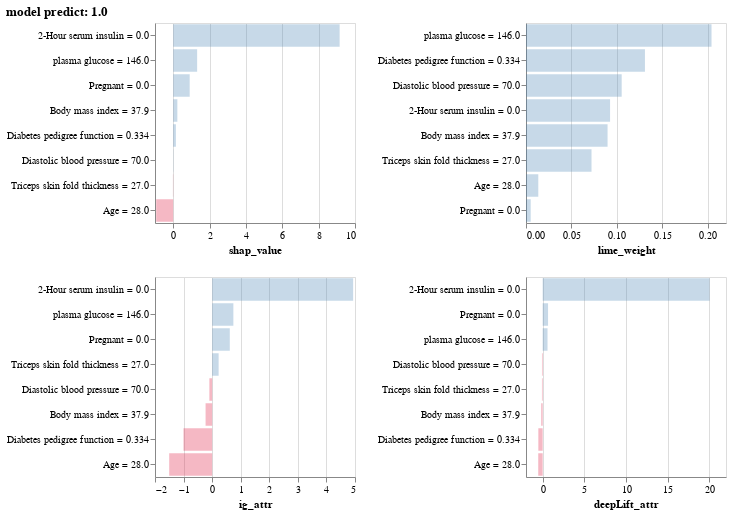

The code cell stored with this chart in its notebook:
### Code cell
# visualize feature attribution for the ith instance
i = 400
Ind_Attr(Attr_ind.loc[i], i)

### Figure 1 — Vega-Lite specification as saved in the notebook (floating-point values rounded to 4 significant figures)
{"config": {"view": {"continuousWidth": 400, "continuousHeight": 300}}, "vconcat": [{"hconcat": [{"mark": "bar", "encoding": {"color": {"field": "shap_is_positive", "legend": null, "scale": {"range": ["crimson", "steelblue"]}, "type": "nominal"}, "opacity": {"condition": {"value": 1.0, "selection": "selector003"}, "value": 0.3}, "x": {"field": "shap_value", "type": "quantitative"}, "y": {"field": "feature_and_value", "sort": "-x", "title": "", "type": "nominal"}}, "height": 200, "selection": {"selector003": {"type": "multi", "on": "mouseover", "toggle": true, "empty": "none"}}, "width": 200}, {"mark": "bar", "encoding": {"color": {"field": "lime_is_positive", "legend": null, "scale": {"range": ["crimson", "steelblue"]}, "type": "nominal"}, "opacity": {"condition": {"value": 1.0, "selection": "selector003"}, "value": 0.3}, "x": {"field": "lime_weight", "type": "quantitative"}, "y": {"field": "feature_and_value", "sort": "-x", "title": "", "type": "nominal"}}, "height": 200, "selection": {"selector003": {"type": "multi", "on": "mouseover", "toggle": true, "empty": "none"}}, "width": 200}]}, {"hconcat": [{"mark": "bar", "encoding": {"color": {"field": "ig_is_positive", "legend": null, "scale": {"range": ["crimson", "steelblue"]}, "type": "nominal"}, "opacity": {"condition": {"value": 1.0, "selection": "selector003"}, "value": 0.3}, "x": {"field": "ig_attr", "type": "quantitative"}, "y": {"field": "feature_and_value", "sort": "-x", "title": "", "type": "nominal"}}, "height": 200, "selection": {"selector003": {"type": "multi", "on": "mouseover", "toggle": true, "empty": "none"}}, "width": 200}, {"mark": "bar", "encoding": {"color": {"field": "deepLift_is_positive", "legend": null, "scale": {"range": ["crimson", "steelblue"]}, "type": "nominal"}, "opacity": {"condition": {"value": 1.0, "selection": "selector003"}, "value": 0.3}, "x": {"field": "deepLift_attr", "type": "quantitative"}, "y": {"field": "feature_and_value", "sort": "-x", "title": "", "type": "nominal"}}, "height": 200, "selection": {"selector003": {"type": "multi", "on": "mouseover", "toggle": true, "empty": "none"}}, "width": 200}]}], "data": {"name": "data-c01fdc9e1eed25effa014059b7bd98b1"}, "title": "model predict: 1.0", "$schema": "https://vega.github.io/schema/vega-lite/v4.17.0.json", "datasets": {"data-c01fdc9e1eed25effa014059b7bd98b1": [{"feature_name": "Pregnant", "feature_value": 0.0, "feature_and_value": "Pregnant = 0.0", "shap_value": 0.9073, "lime_weight": 0.005165, "ig_attr": 0.6177, "deepLift_attr": 0.6473, "lime_is_positive": true, "shap_is_positive": true, "ig_is_positive": true, "deepLift_is_positive": true}, {"feature_name": "plasma glucose", "feature_value": 146.0, "feature_and_value": "plasma glucose = 146.0", "shap_value": 1.318, "lime_weight": 0.2041, "ig_attr": 0.7432, "deepLift_attr": 0.5808, "lime_is_positive": true, "shap_is_positive": true, "ig_is_positive": true, "deepLift_is_positive": true}, {"feature_name": "Diastolic blood pressure", "feature_value": 70.0, "feature_and_value": "Diastolic blood pressure = 70.0", "shap_value": 0.0144, "lime_weight": 0.1052, "ig_attr": -0.09705, "deepLift_attr": -0.0835, "lime_is_positive": true, "shap_is_positive": true, "ig_is_positive": false, "deepLift_is_positive": false}, {"feature_name": "Triceps skin fold thickness", "feature_value": 27.0, "feature_and_value": "Triceps skin fold thickness = 27.0", "shap_value": -0.01389, "lime_weight": 0.07207, "ig_attr": 0.2265, "deepLift_attr": -0.08672, "lime_is_positive": true, "shap_is_positive": false, "ig_is_positive": true, "deepLift_is_positive": false}, {"feature_name": "2-Hour serum insulin", "feature_value": 0.0, "feature_and_value": "2-Hour serum insulin = 0.0", "shap_value": 9.154, "lime_weight": 0.09248, "ig_attr": 4.935, "deepLift_attr": 20.04, "lime_is_positive": true, "shap_is_positive": true, "ig_is_positive": true, "deepLift_is_positive": true}, {"feature_name": "Body mass index", "feature_value": 37.9, "feature_and_value": "Body mass index = 37.9", "shap_value": 0.2299, "lime_weight": 0.08972, "ig_attr": -0.2298, "deepLift_attr": -0.1736, "lime_is_positive": true, "shap_is_positive": true, "ig_is_positive": false, "deepLift_is_positive": false}, {"feature_name": "Diabetes pedigree function", "feature_value": 0.334, "feature_and_value": "Diabetes pedigree function = 0.334", "shap_value": 0.1494, "lime_weight": 0.1308, "ig_attr": -1.003, "deepLift_attr": -0.5208, "lime_is_positive": true, "shap_is_positive": true, "ig_is_positive": false, "deepLift_is_positive": false}, {"feature_name": "Age", "feature_value": 28.0, "feature_and_value": "Age = 28.0", "shap_value": -0.9349, "lime_weight": 0.01351, "ig_attr": -1.503, "deepLift_attr": -0.5307, "lime_is_positive": true, "shap_is_positive": false, "ig_is_positive": false, "deepLift_is_positive": false}]}}
